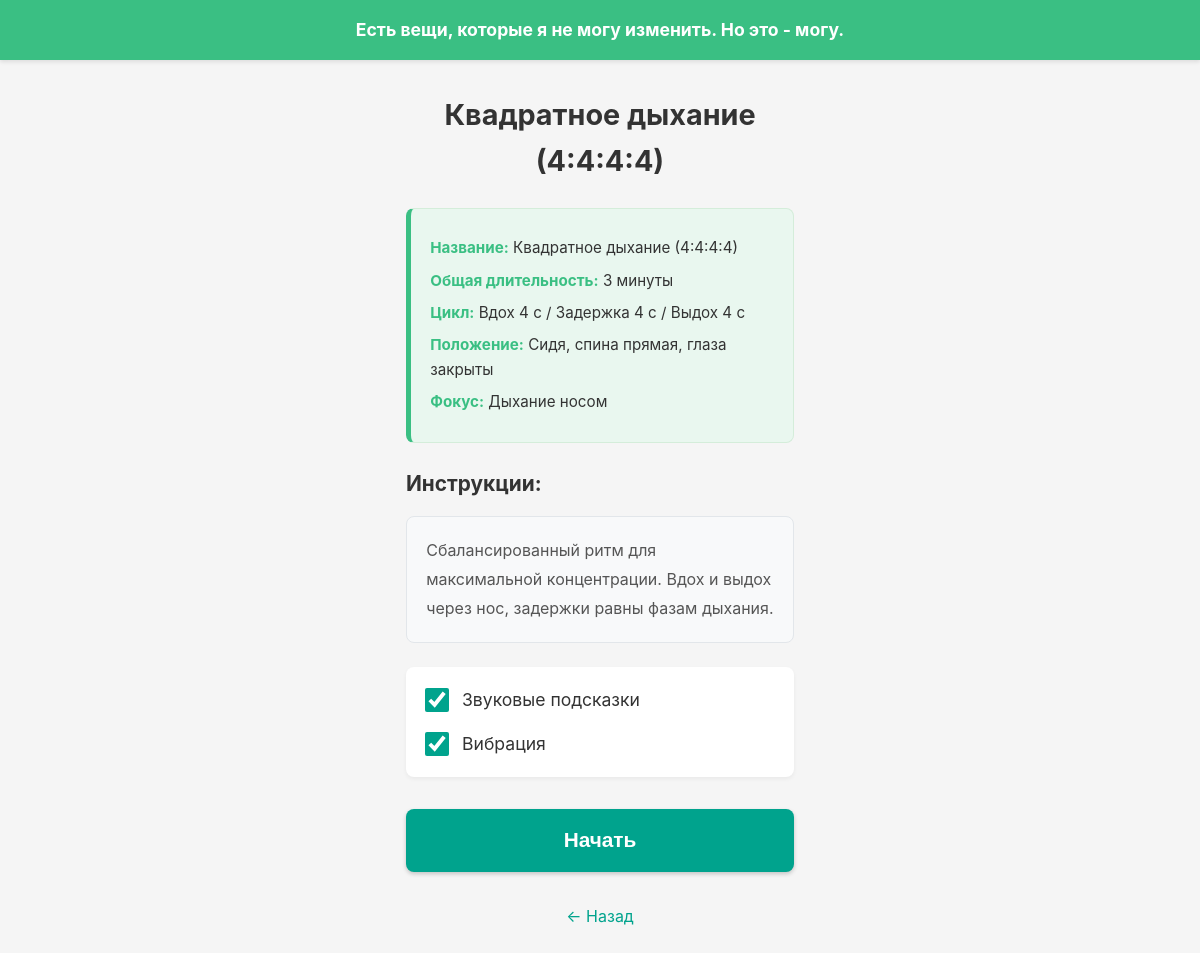
The page /breathe/technique/4/ on the database its author committed.
### breathe/models.py (models this page shows, shortened)
class BreathingTechnique(models.Model):
    BREATH_ORIGIN_CHOICES = [
        ('ABDOMEN', 'ABDOMEN'),
        ('CHEST', 'CHEST'),
        ('NOSTRILS', 'NOSTRILS'),
        ('MOUTH', 'MOUTH'),
        ('ALL', 'ALL'),
    ]
    category = models.ForeignKey(
        BreathingCategory,
        on_delete=models.CASCADE,
        related_name='techniques',
        help_text="Category this technique belongs to"
    )
    name_ru = models.CharField(
        max_length=200,
        help_text="Display name in Russian"
    )
    inhale = models.IntegerField(
        help_text="Inhale duration (seconds)"
    )
    hold_start = models.IntegerField(
        help_text="Hold after inhale (seconds)"
    )
    exhale = models.IntegerField(
        help_text="Exhale duration (seconds)"
    )
    hold_end = models.IntegerField(
        help_text="Hold after exhale (seconds)"
    )
    recommended_time_min = models.IntegerField(
        help_text="Total session duration (minutes)"
    )
    posture_ru = models.CharField(
        max_length=100,
        help_text="Quick preparation cue (e.g., 'Сидя')"
    )
    breath_origin = models.CharField(
        max_length=20,
        choices=BREATH_ORIGIN_CHOICES,
        help_text="Focus area: ABDOMEN, CHEST, NOSTRILS, MOUTH, or ALL"
    )
    instructions_ru = models.TextField(
        help_text="Detailed step-by-step instructions in Russian"
    )
    use_sound_cue = models.BooleanField(
        default=True,
        help_text="Default sound toggle state"
    )
    use_haptic_cue = models.BooleanField(
        default=True,
        help_text="Default vibration toggle state"
    )
    class Meta:
        verbose_name = "Breathing Technique"
        verbose_name_plural = "Breathing Techniques"
        ordering = ['category', 'id']
        indexes = [
            models.Index(fields=['category']),
        ]

### breathe/views.py (the view)
# urls.py: path('technique/<int:technique_id>/', views.technique_detail_view, name='technique'),
def technique_detail_view(request, technique_id):
    technique = get_object_or_404(BreathingTechnique, pk=technique_id)
    breath_origin_map = {
        'ABDOMEN': 'Брюшное дыхание',
        'CHEST': 'Грудное дыхание',
        'NOSTRILS': 'Дыхание носом',
        'MOUTH': 'Дыхание ртом',
        'ALL': 'Естественное дыхание',
    }
    technique_breath_origin_ru = breath_origin_map.get(technique.breath_origin, technique.breath_origin)
    context = {
        'technique': technique,
        'technique_breath_origin_ru': technique_breath_origin_ru,
    }
    return render(request, 'breathe/preparation.html', context)

### templates/breathe/preparation.html (shortened to what this page needs)
{% extends 'base.html' %}
{% load static %}
{% block content %}
<div class="preparation-container">
    <h1 class="page-title">{{ technique.name_ru }}</h1>
    <div class="summary-confirmation">
        <p><strong>Название:</strong> {{ technique.name_ru }}</p>
        <p><strong>Общая длительность:</strong> {{ technique.recommended_time_min }} минуты</p>
        <p><strong>Цикл:</strong> Вдох {{ technique.inhale }} с / Задержка {{ technique.hold_start }} с / Выдох {{ technique.exhale }} с</p>
        <p><strong>Положение:</strong> {{ technique.posture_ru }}</p>
        <p><strong>Фокус:</strong> {{ technique_breath_origin_ru }}</p>
    </div>
    <h2>Инструкции:</h2>
    <div class="instructions-text">
        {{ technique.instructions_ru|linebreaks }}
    </div>
    <div class="toggle-controls">
        <label class="toggle-label">
            <input type="checkbox" id="soundToggle" {% if technique.use_sound_cue %}checked{% endif %}>
            <span>Звуковые подсказки</span>
        </label>
        <label class="toggle-label">
            <input type="checkbox" id="vibrationToggle" {% if technique.use_haptic_cue %}checked{% endif %}>
            <span>Вибрация</span>
        </label>
    </div>
    <button id="startButton" class="start-button">Начать</button>
    <div class="back-link">
        <a href="{% url 'breathe:techniques' technique.category.id %}">← Назад</a>
    </div>
</div>
{% endblock %}

### static/css/base.css (style rules this page uses)
* { margin: 0; padding: 0; box-sizing: border-box; }
body { font-family: -apple-system, BlinkMacSystemFont, 'Segoe UI', Roboto, 'Helvetica Neue', Arial, sans-serif; background-color: #f5f5f5; color: #333; line-height: 1.6; min-height: 100vh; display: flex; flex-direction: column; }
.page-title { font-size: 1.8rem; margin-bottom: 1.5rem; text-align: center; color: #333; }
.back-link { text-align: center; margin-top: 2rem; }
.back-link a { color: #00A38D; text-decoration: none; font-size: 1rem; }
.preparation-container { padding: 1rem 0; }
.summary-confirmation { background-color: #e9f7ef; border: 1px solid #d4edda; border-left: 5px solid #3ABF83; border-radius: 8px; padding: 1.2rem; margin-bottom: 1.5rem; }
.summary-confirmation p { margin: 0.5rem 0; font-size: 0.95rem; line-height: 1.6; }
.summary-confirmation p strong { color: #3ABF83; font-weight: bold; }
.preparation-container h2 { font-size: 1.3rem; margin-top: 1.5rem; margin-bottom: 1rem; color: #333; }
.instructions-text { background-color: #f8f9fa; border: 1px solid #e2e6ea; border-radius: 8px; padding: 1.2rem; margin-bottom: 1.5rem; line-height: 1.8; color: #555; font-size: 1rem; }
.toggle-controls { display: flex; flex-direction: column; gap: 1rem; margin-bottom: 2rem; background: white; padding: 1.2rem; border-radius: 8px; box-shadow: 0 2px 4px rgba(0,0,0,0.05); }
.toggle-label { display: flex; align-items: center; font-size: 1.1rem; color: #333; cursor: pointer; user-select: none; }
.toggle-label input[type="checkbox"] { width: 24px; height: 24px; margin-right: 0.8rem; cursor: pointer; accent-color: #00A38D; }
.toggle-label span { flex: 1; }
.start-button { display: block; width: 100%; background-color: #00A38D; color: white; padding: 1.2rem; border: none; border-radius: 8px; font-size: 1.3rem; font-weight: bold; cursor: pointer; transition: background-color 0.3s, transform 0.2s; box-shadow: 0 2px 4px rgba(0,0,0,0.2); margin-bottom: 1rem; }

### rows shown on the page
BreathingTechnique: name_ru "Квадратное дыхание (4:4:4:4)", recommended_time_min "3", inhale "4", hold_start "4", exhale "4", posture_ru "Сидя, спина прямая, глаза закрыты", instructions_ru "Сбалансированный ритм для максимальной концентрации. Вдох и выдох через нос, задержки равны фазам дыхания.", use_sound_cue "☑", use_haptic_cue "☑"

### other values the page prints
{{ technique_breath_origin_ru }} "Дыхание носом"
